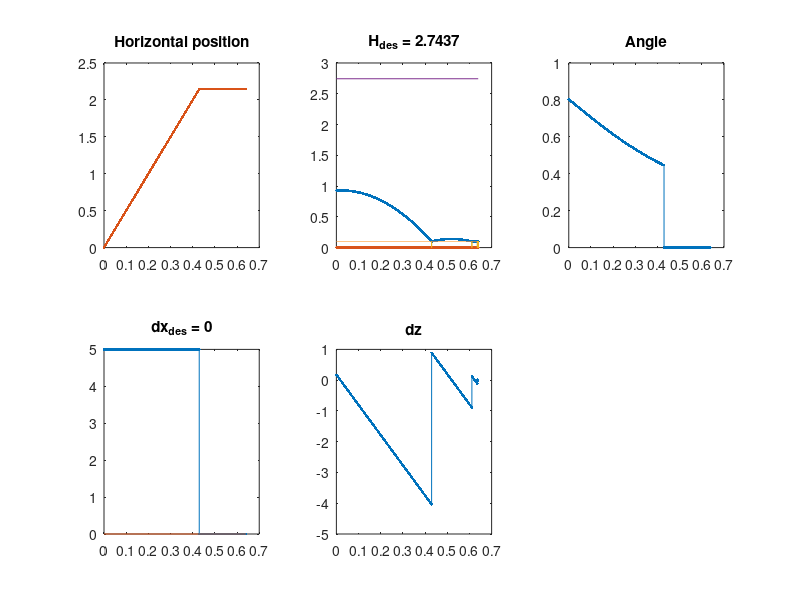

Reproduce this figure in MATLAB. (Note: this script raises an error after producing the figure.)
% Simulation for bouncing in 2D
clear all;

%% Parameters
% Fixed
mb = 1;             % Mass of the ball (kg)
mp = 10;            % Mass of the paddle (kg)
g  = 9.81;          % Gravity (m/s^2)
params.rb = 0.1;    % Radius of the ball (m)
params.P  = 0;      % Height of the paddle (m)
params.PL = 0.5;    % Length of the paddle (m)
th_des = pi/2;      % If pi/2, goal: bounce ball vertically in same spot

% Variable
H0  = 0.5 + rand;   % Initial height (m)
vb0 = rand;         % Initial vertical velocity (m/s)
ke  = rand;         % Coefficient of restitution
params.H  = abs(randn) + params.rb; % Desired steady-state apex height (m)
vdes = sqrt(2*g*(params.H - params.rb)); % Desired velocity for H

% 2D Variables
x0  = 0;            % Initial horizontal position
dx0 = 5;          % Initial horizontal velocity
xp0 = 0;            % Initial horizontal position of the paddle
th0 = 0;            % Initial angle of the paddle
dxp0 = 0; dzp0 = 0; dthp0 = 0;  % Paddle velocities (rest)

est = false;        % Should we estimate coefficient of restitution?

% Simulation parameters
T  = 3;     % Length of simulation (s)
dt = 1e-4;  % Step size (s)
printon = true;

%% Initialization
% States
x      = [x0; H0; dx0; vb0; ... % Ball states: x, z, dx, dz
    xp0; params.P; th0];% dxp0; dzp0; dthp0]; % Paddle: x, z, th, dx, dz, dth
xi     = x;         % Initial states (for flight phase)
t      = 0;         % Time at start of simulation
t_imp  = 0;         % Time of xi
flight = true;      % Phase
nbounce= 0;         % Number of bounces

% Initialize matrices for storage
tmat = []; xmat = []; phase = []; vpmat = [];

% Estimate coefficient of restitution
if est
    kest = 0.51;
else
    kest = ke;
end

%% Simulation
while t < T
    % Ball in flight
    if flight
        % Ball dynamics, ballistic motion
        x(1) = xi(1) + xi(3) * (t - t_imp); % Horizontal position
        x(2) = xi(2) + xi(4) * (t - t_imp) - g/2 * (t - t_imp)^2;   % Height
        x(3) = xi(3);   % No horizontal acceleration
        x(4) = xi(4) - g * (t - t_imp); % Vertical velocity with gravity
        
        % Paddle dynamics, track ball
        % Positions of paddle
        x(5) = x(1);    % Horizontally track ball
        x(6) = x(6);    % Vertically stay put
        if abs(x(3)) > 1e-3
            x(7) = (th_des + atan(x(4)/x(3))) / 2;    % Angle track
        else
            x(7) = 0;    % Stay put if ball bouncing straight up
        end
        
        % Impact?
        if (x(2) <= (x(6) + params.rb)) && (x(4) < 0) % Hits paddle after falling
            flight = false; % Impact event
            t_imp  = t;     % Indicate time of impact
        end
    else    % Impact
        if printon; fprintf([num2str(kest-ke) ' bounce ' num2str(t) '\n']); end
        
        % Calculations: before impact
        th_ball_pre = atan(x(4) / x(3));        % Angle of the ball velocity
        v_ball_pre  = -sqrt(x(3)^2 + x(4)^2);   % Magnitude of ball velocity
%         th_p = (th_des + th_ball_pre) / 2;      % Desired angle of the paddle
        th_p = x(7);
        
        % Calculations: after impact
        th_ball_post = - th_ball_pre + 2*th_p;  % Angle of ball velocity, post-impact
        v_post = -ke * v_ball_pre + (1+ke) * 0; % Magnitude of ball velocity, post-impact
        
        % Ball dynamics: position
        x(1) = x(1);    % No deformation
        x(2) = x(2);    % No deformation
        x(3) = v_post * cos(th_ball_post);
        x(4) = v_post * sin(th_ball_post);
        
        % Paddle: no dynamics
        x(5) = x(5);
        x(6) = x(6);
        x(7) = x(7);% no change th_p;    % New angle of the paddle
        
        % Estimate
        if est
            kest = (x(2) - vp) / (vp - vpre);
        end
        
        % Update
        xi = x; % States at beginning of flight
        flight = true;
        nbounce = nbounce + 1;
    end
    
    % Store and update
    xmat  = [xmat x];       % States
    tmat  = [tmat t];       % Time
    phase = [phase flight]; % Phase
    
    t = t + dt;
    
    if nbounce > 10
        break;
    end
end

%% Plot

figure(100);    % Ball states
a(1) = subplot(2,3,1); plot(tmat',xmat([1 5],:)','.-'); % Horizontal
title('Horizontal position')
a(2) = subplot(2,3,2); plot(tmat',xmat([2 6],:)','.-'); % Vertical
hold on; plot(tmat',phase'*params.rb);              % Phase
plot([tmat(1) tmat(end)],params.H*[1 1]); hold off  % Desired height
title(['H_{des} = ' num2str(params.H)]);
a(3) = subplot(2,3,3); plot(tmat',xmat(7,:)','.-'); % Angle
title('Angle')

a(4) = subplot(2,3,4); plot(tmat',xmat(3,:)','.-'); % Horizontal velocity
hold on; plot([tmat(1) tmat(end)],[0 0]); hold off; % Want velocity = 0
title(['dx_{des} = 0']);
a(5) = subplot(2,3,5); plot(tmat',xmat(4,:)','.-'); % Vertical velocity
title('dz')
linkaxes(a,'x');

animatefun(tmat',xmat',params);





